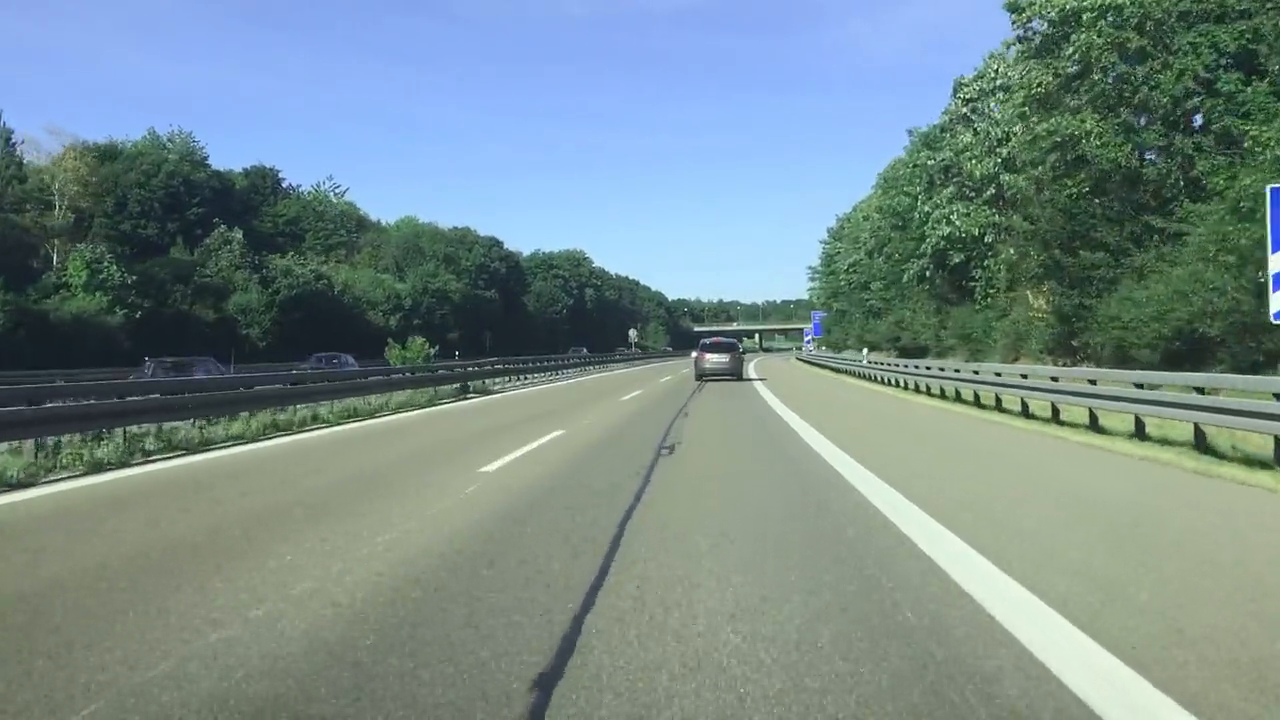
#> input picture frame 77 of test_video/Highway - 10364.mp4, 1280 x 720 px
$ python main.py
#> lines starting #> are read from the running program, lines starting #| are printed output that depends on the picture; after the words box and inside, x2 and y2 are one past the last pixel; in counts of white or black regions, pixels touching at a corner belong together
import imp
import cv2
import numpy as np

video = cv2.VideoCapture('/home/aman/projects/compVision/lane_detection/test_video/Highway - 10364.mp4')

while(video.isOpened()):
    ret, img = video.read()
#> img is the input picture: shape (720, 1280, 3); mean B, G, R 138.6, 139, 118.5
    if ret == True:

        # Fill lane detection algotithm

        blur = cv2.GaussianBlur(img,(5,5),0)
        edges = cv2.Canny(blur,100,200)
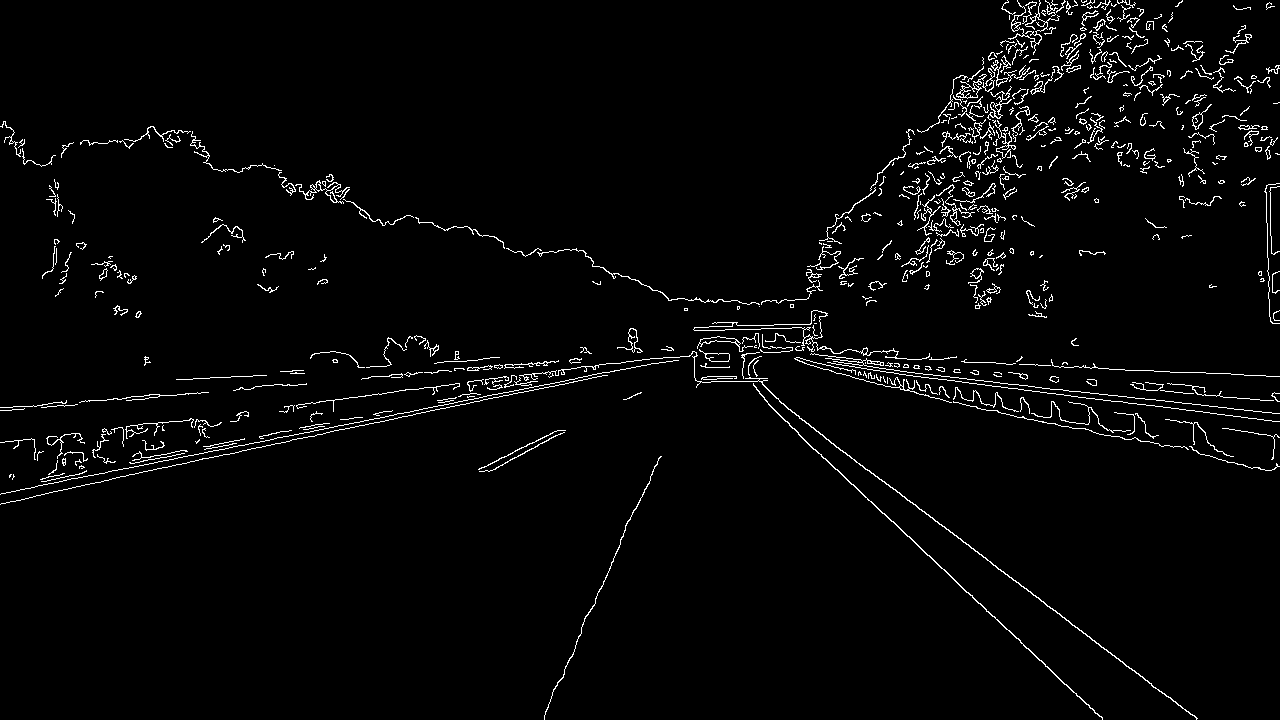
#> edges: shape (720, 1280); 2.7% white in thin lines or dots

        mask = np.zeros_like(edges)
        ignore_mask_color = 255

        imshape = img.shape
        vertices = np.array([[(0,imshape[0]),(450, 290), (490, 290), (imshape[1],imshape[0])]], dtype=np.int32)

        cv2.fillPoly(mask, vertices, ignore_mask_color)
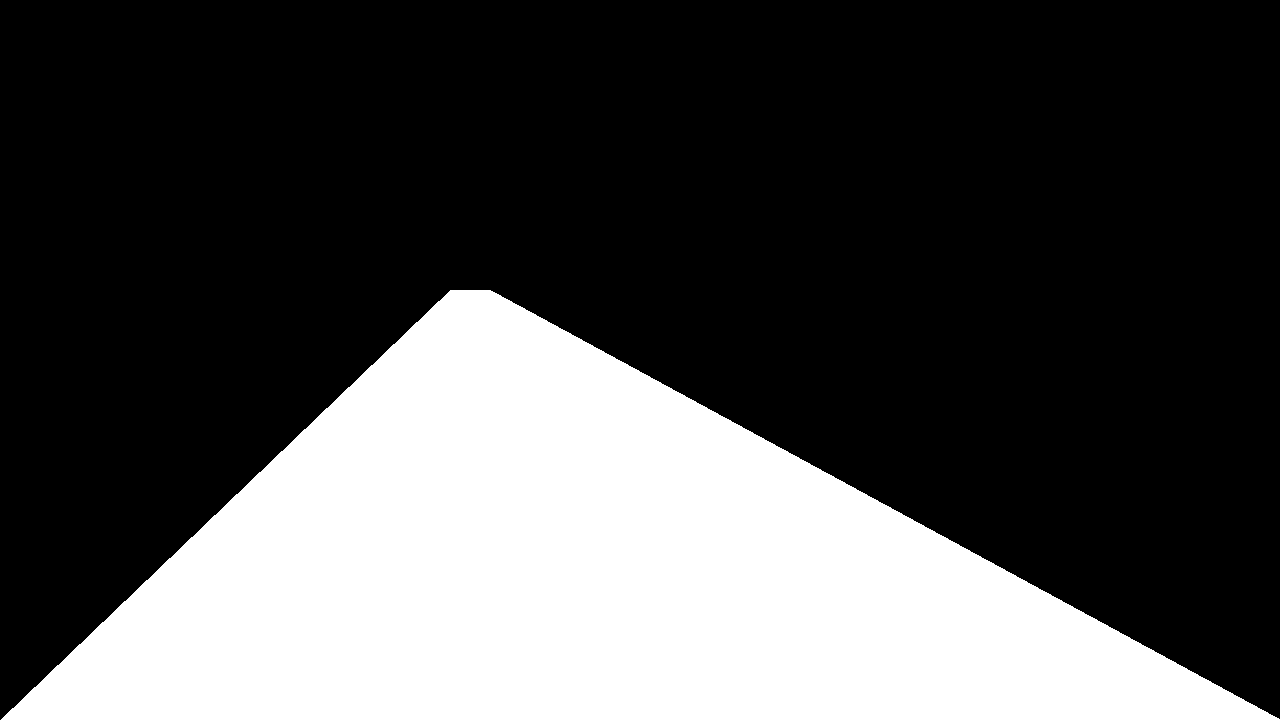
#> mask: shape (720, 1280); 30.8% white; 1 white region, box (x1, y1, x2, y2) and area: (1, 290, 1280, 720) 283990
        masked_edges = cv2.bitwise_and(edges, mask)
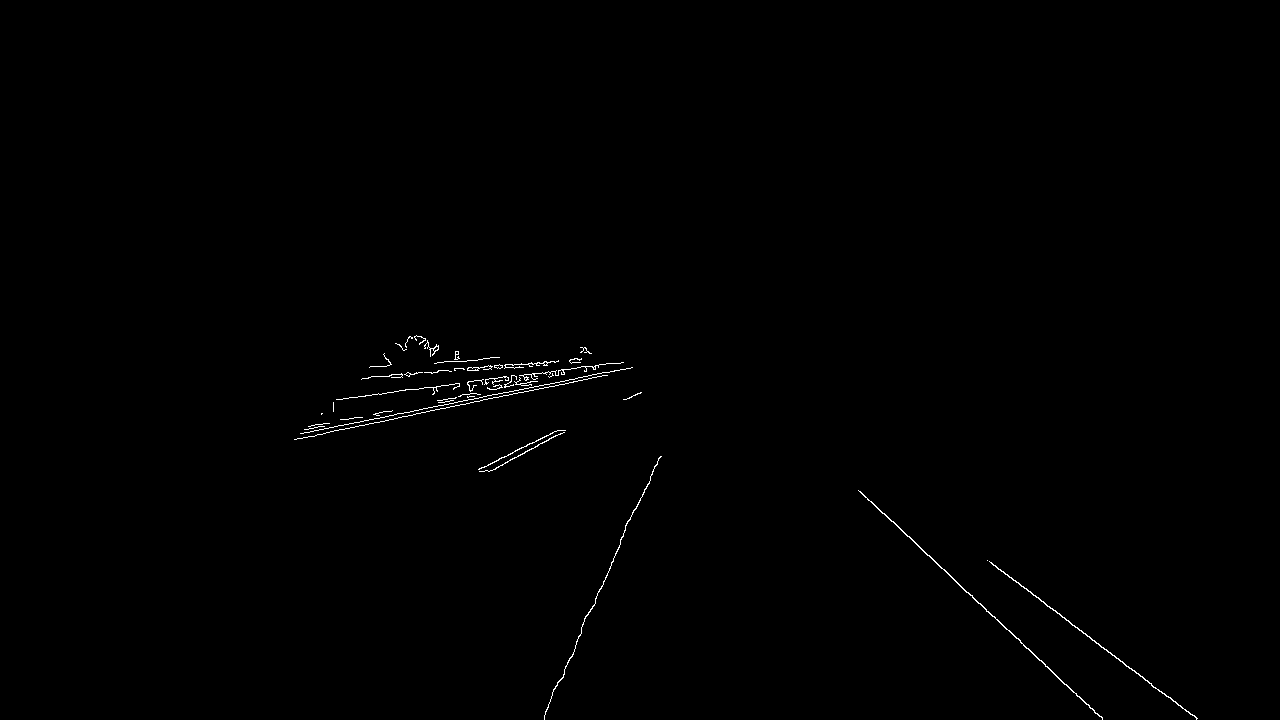
#> masked_edges: shape (720, 1280); 0.37% white in thin lines or dots, all inside (x1, y1, x2, y2) = (294, 335, 1198, 720)

        rho = 1
        theta = np.pi/180
        threshold = 1
        min_line_length = 10
        max_line_gap = 1

        line_image = np.copy(masked_edges)*0
#> line_image: shape (720, 1280); every value is 0

        lines = cv2.HoughLinesP(masked_edges, rho, theta, threshold, np.array([]),
                                min_line_length, max_line_gap)
#> lines = 53 rows, first 6: [454, 402, 471, 399], [387, 392, 398, 391], [424, 346, 434, 348], [1048, 668, 1064, 684], [1049, 668, 1073, 692], [552, 383, 585, 376]

        for line in lines:
            for x1,y1,x2,y2 in line:
                cv2.line(line_image,(x1,y1),(x2,y2),(255,0,0),5)
#> this loop made 53 passes
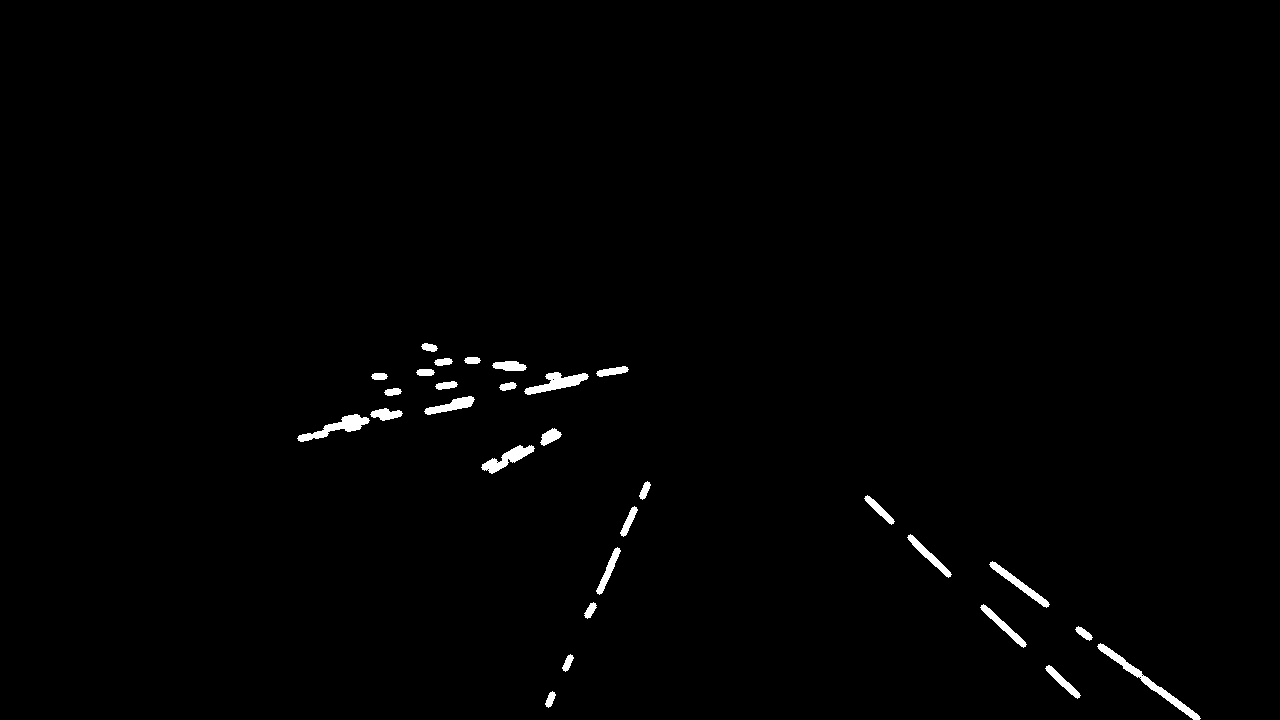
#> line_image: shape (720, 1280); 0.87% white; 29 white regions, largest, box (x1, y1, x2, y2) and area: (1097, 643, 1201, 720) 865, (297, 414, 370, 442) 682, (524, 372, 589, 395) 650

        combo = cv2.addWeighted(masked_edges, 0.2, line_image, 1, 0)
        cv2.imshow("Frame", combo)

        if cv2.waitKey(25) & 0xFF == ord('q'):
#> (key q is pressed here)
            break


video.release()
cv2.destroyAllWindows()

$ run again, starting later in the video
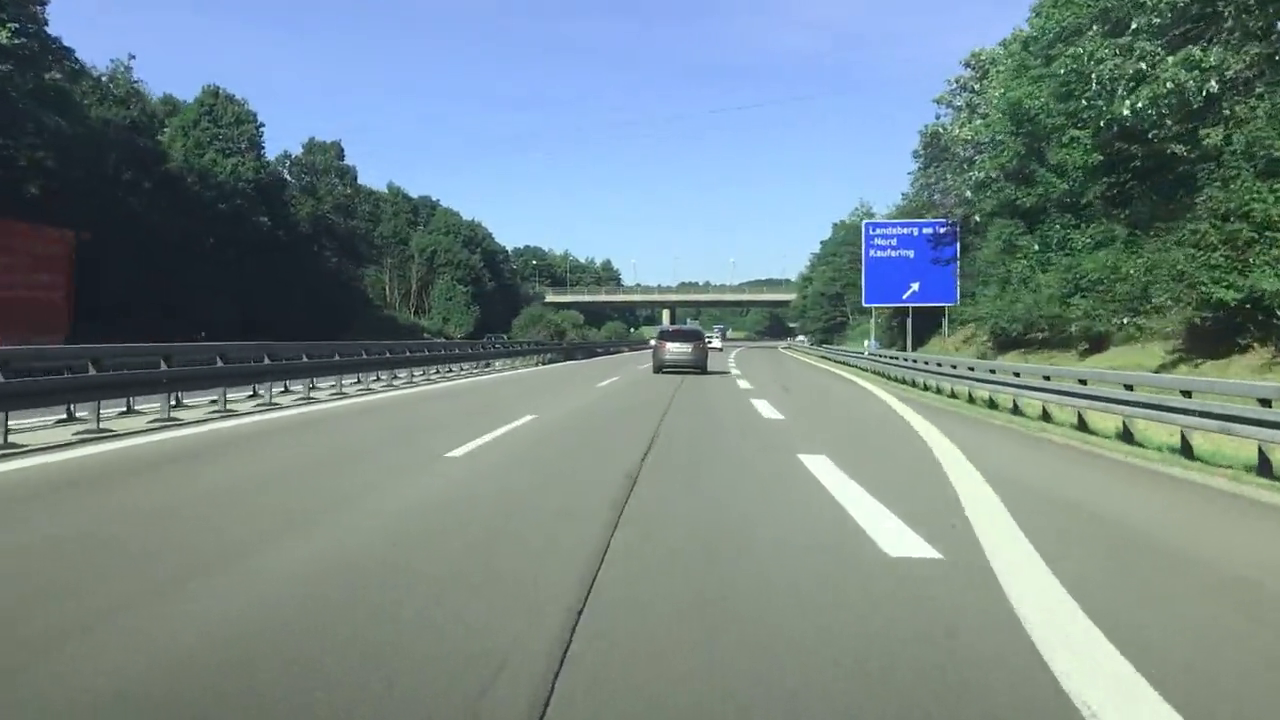
#> input picture frame 350 of test_video/Highway - 10364.mp4, 1280 x 720 px
#> img is the input picture: shape (720, 1280, 3); mean B, G, R 136.8, 135.5, 116.9
#> `edges = cv2.Canny(blur,100,200)`:
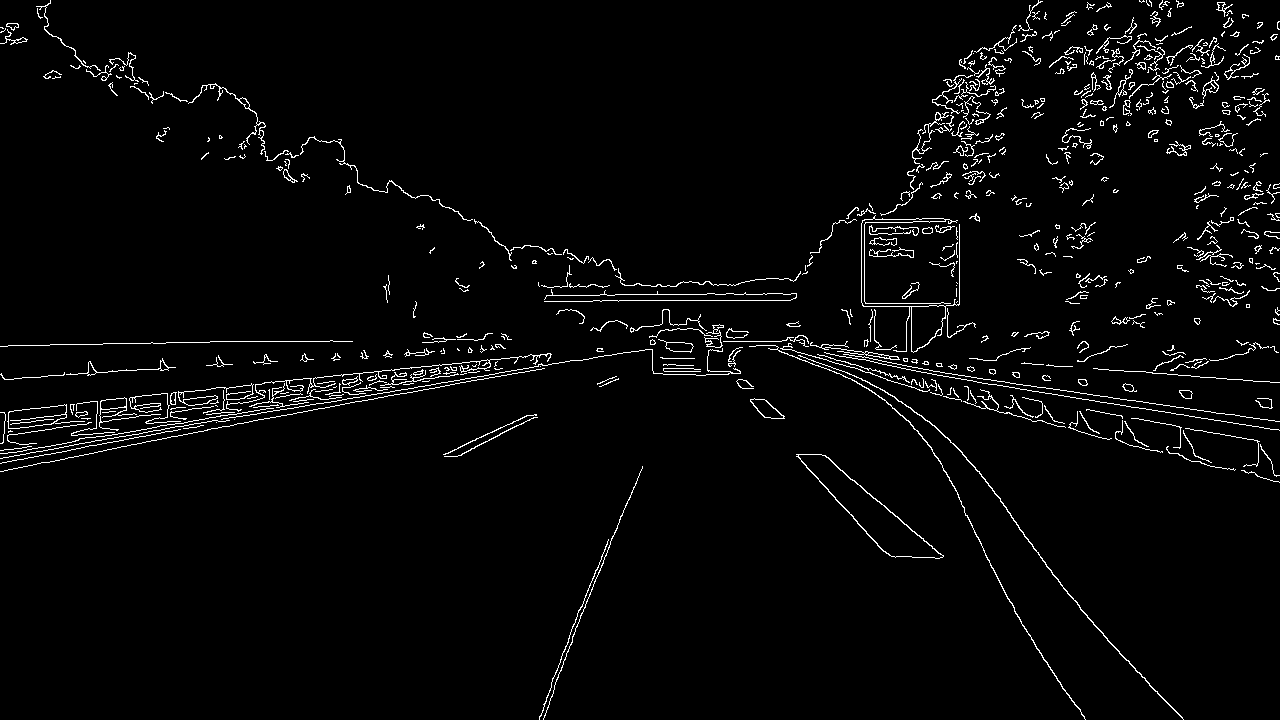
#> edges: shape (720, 1280); 2.9% white in thin lines or dots
#> mask: shape (720, 1280); 30.8% white; 1 white region, box (x1, y1, x2, y2) and area: (1, 290, 1280, 720) 283990
#> masked_edges: shape (720, 1280); 0.36% white in thin lines or dots, all inside (x1, y1, x2, y2) = (328, 290, 1184, 720)
#> lines = 49 rows, first 6: [836, 500, 857, 521], [506, 430, 528, 420], [610, 541, 617, 527], [460, 455, 479, 444], [877, 500, 929, 545], [564, 651, 569, 637]
#> the loop `for line in lines:` made 49 passes
#> after the loop `for line in lines:`:
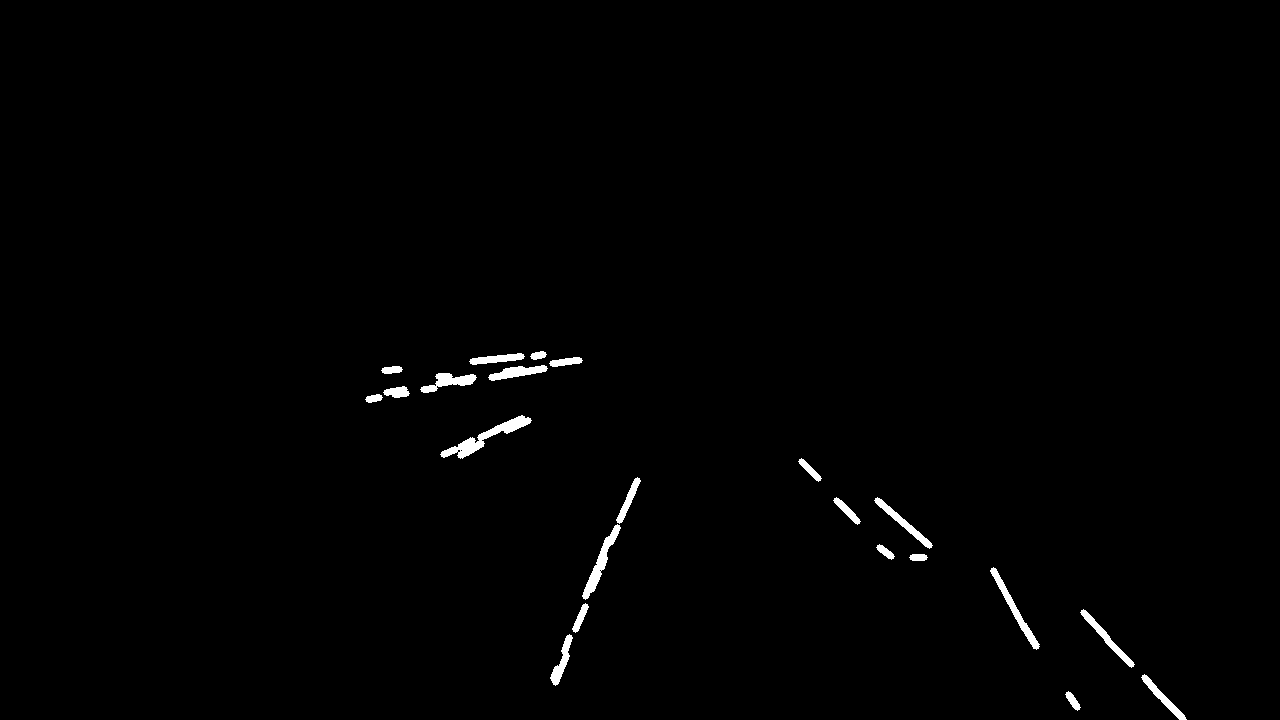
#> line_image: shape (720, 1280); 0.82% white; 22 white regions, largest, box (x1, y1, x2, y2) and area: (440, 415, 532, 459) 951, (582, 524, 621, 600) 688, (990, 567, 1040, 650) 620
